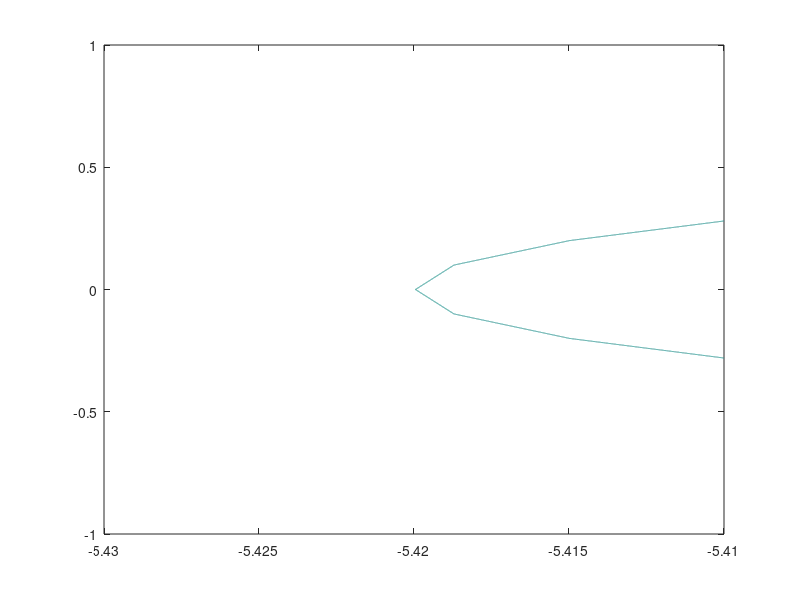

Recreate this plot in MATLAB. (Note: this script raises an error after producing the figure.)

clear; close all; clc;
format long

figure(1);
b = [1./6, 2./3, 1./6];
%x = -5:0.01:5;
%y = -5:0.01:5;
x=-5.43:0.000001:-5.41;
y=-1:0.1:1;
[xx, yy] = meshgrid(x, y);
z = complex(xx, yy);

s = ((1 + b(1)*z).*(1 + z*(b(2) - 0.25)).*(1 + b(3)*z) + (z.^3)*prod(b) ...
    + (z.^3)*(b(3)*(b(2) - 1.)*(b(1) - 1./4))...
    - (b(3)*b(1)*z.^2).*(1+z*(b(2)-0.25)) - (b(2)*(b(1) - 1./4)*z.^2).*(1 + b(3)*z)...
    - (b(3)*(b(2) - 1.)*z.^2).*(1 + b(1)*z))./(1 - 0.25*z);
 
[C1,h1]=contour(xx, yy, abs(s), [1,1]);
[rw, cl] = find(abs(s) < 1.0);
min_x = min(xx(rw, cl), [], "all")
%clabel(C1, h1);
title('Region of Abs Stability for Implicit RK3')
hold on;

B = [-1.0, 3.0, -5.0, 7.0; 0.0, -2.0, 4.0, -6.0; 0.0, 0.0, -4.0, 6.0; 0.0, 0.0, 0.0, -16.0];
[V, D] = eig(B);
for i = 4:4
    lambda_A=D(i,i);
    xl = real(lambda_A);%/abs(lambda_A);
    yl = imag(lambda_A);%/abs(lambda_A);
    plot(xl, yl, 'xr');
    line([xl, 0], [yl, 0], 'Color', 'red', 'LineStyle', '--');
end

figure(2);


i = complex(0, 1);
th = 0:0.001:2*pi;
r = 12*(exp(i*3*th) - (exp(2*i*th) + exp(i*th) + 1)/3)./(23*exp(2*i*th) - 2*exp(i*th) + 3);
x = real(r);
y = imag(r);

plot(x,y);
xlabel("Re(\lambda)")
ylabel("Im(\lambda)")
title("Region of Absolute Stability")


